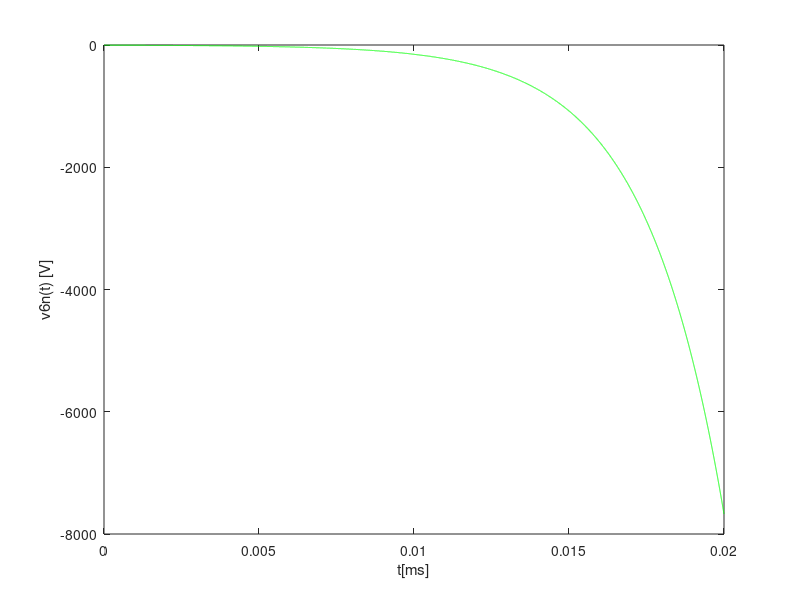

The MATLAB script that drew this image: (Note: this script raises an error after producing the figure.)
format long

%%These are the given values of all of the circuits' components

r1 = 1.04362094375e3 
r2 = 2.01060713289e3 
r3 = 3.1012701442e3
r4 = 4.18822801798e3 
r5 = 3.09414786857e3 
r6 = 2.02739936235e3 
r7 = 1.0022809037e3 
Vs = 5.02924600001 
C = 1.03087754949e-6
Kb = 7.2492497599e-3 
Kd = 8.29575903566e3




%%In this part, all of the node voltages will be calculated using the Nodal Analysis Method

R=[1 , 0 , 0 , 0 , 0 , 0 , 0 , 0 , 0, 0;

1/r1 , (-1/r1 -1/r2 -1/r3) , 1/r2 , 0 , 1/r3 , 0 , 0 , 0 , 0, 0;

0 , 1/r2 , -1/r2 , 0 , 0 , 0 , 0 , 1 , 0, 0;

0 , 0 , 0 , 1 , 0 , 0 , -1 , 0 , 0, -Kd;

0 , 0 , 0 , -1/r5 , 1/r5 , 0 , 0 , 1 , 1, 0;

0 , 0 , 1 , 0 ,  0 , 1/r7, -1/r7 , 0 , 0, 1;

0 , -1/Kb , 0 , 1/Kb , 0 , 0 , 0 , 1 , 0, 0;

0 , 1/r3 , 0 , (-1/r3-1/r4-1/r5) , 1/r5 , 0 , 0 , 0 , 1 , 1;

0 , 0 , 0 , 0 , 0 , 1/r6 , 0 , 0, 0, 0;
0 , 0 , 0 , 0 , 0 , 0    , 0 , 0, 1, 0 ]

T=[Vs;0;0;0;0;0;0;0;0;0]

s=R\T




%%This will print the results of the Nodal Analysis in a table

file1=fopen('octave_tab_voltage.tex', 'w');

fprintf(file1, '\n Node Voltage 1 & %.11e \\\\ \\hline ', s(1));
fprintf(file1, '\n Node Voltage 2 & %.11e \\\\ \\hline ', s(2));
fprintf(file1, '\n Node Voltage 3 & %.11e \\\\ \\hline ', s(3));
fprintf(file1, '\n Node Voltage 5 & %.11e \\\\ \\hline ', s(4));
fprintf(file1, '\n Node Voltage 6 & %.11e \\\\ \\hline ', s(5));
fprintf(file1, '\n Node Voltage 7 & %.11e \\\\ \\hline ', s(6));
fprintf(file1, '\n Node Voltage 8 & %.11e \\\\ \\hline ', s(7));


fclose(file1);


Vs=0
Vx=s(5)-s(7)

X=[1 , 0 , 0 , 0 , 0 , 0 , 0 , 0 , 0, 0;

1/r1 , (-1/r1 -1/r2 -1/r3) , 1/r2 , 0 , 1/r3 , 0 , 0 , 0 , 0, 0;

0 , 1/r2 , -1/r2 , 0 , 0 , 0 , 0 , 1 , 0, 0;

0 , 0 , 0 , 1 , 0 , 0 , -1 , 0 , 0, -Kd;

0 , 0 , 0 , -1/r5 , 1/r5 , 0 , 0 , 1 , 1, 0;

0 , 0 , 1 , 0 ,  0 , 1/r7, -1/r7 , 0 , 0, 1;

0 , -1/Kb , 0 , 1/Kb , 0 , 0 , 0 , 1 , 0, 0;

0 , 1/r3 , 0 , (-1/r3-1/r4-1/r5) , 1/r5 , 0, 0 , 0 , 1 , 1;

0 , 0 , 0 , 0 , 0 , 1/r6 , 0 , 0, 0, 0;
0 , 0 , 0 , 0 , 1 , 0    , -1 , 0, 0, 0 ]

Y=[Vs;0;0;0;0;0;0;0;0;Vx]

w=X\Y

ix=w(9)

req=(Vx/ix)

printf("A resistencia equivalente é %f \n", req)

tau=req*C

printf("A Constante do Tempo equivalente é %f \n", tau)


t=0:1e-6:20e-3;

v6n=Vx*exp(-t/tau);


hn = figure ();
plot(t,v6n,"g");

xlabel ("t[ms]");
ylabel ("v6n(t) [V]");
print (hn, "natural.eps", "-depsc");


%%%%%%%%%%%%%%%%%%%%%%FORCED%%%%%%%%%%%%%%%%%%%%%%%%%%%




t=0:1e-6:20e-3;


f = 1000 %Hz
w = 2*pi*f; %rad/s


Zc = 1/(j*w*C)
Cgain = Zc/(req+Zc)
Gain = abs(Cgain)
Phase = angle(Cgain)



v6f=sin(w*t)*(1-exp(-t/tau));

%vs=j(pi/2-w*t);

hf = figure ();
plot(t,v6f,"r");

xlabel ("t[ms]");
ylabel ("v6f(t) [V]");
print (hf, "forced.eps", "-depsc");


%%%%%%%%%%%%%%%%%%%%%%%TOTAL

v6t=v6n+v6f

ht=figure ();
plot(t,v6t,"p");

xlabel ("t[ms]");
ylabel ("v6t(t) [V]");
print (hf, "total.eps", "-depsc");
